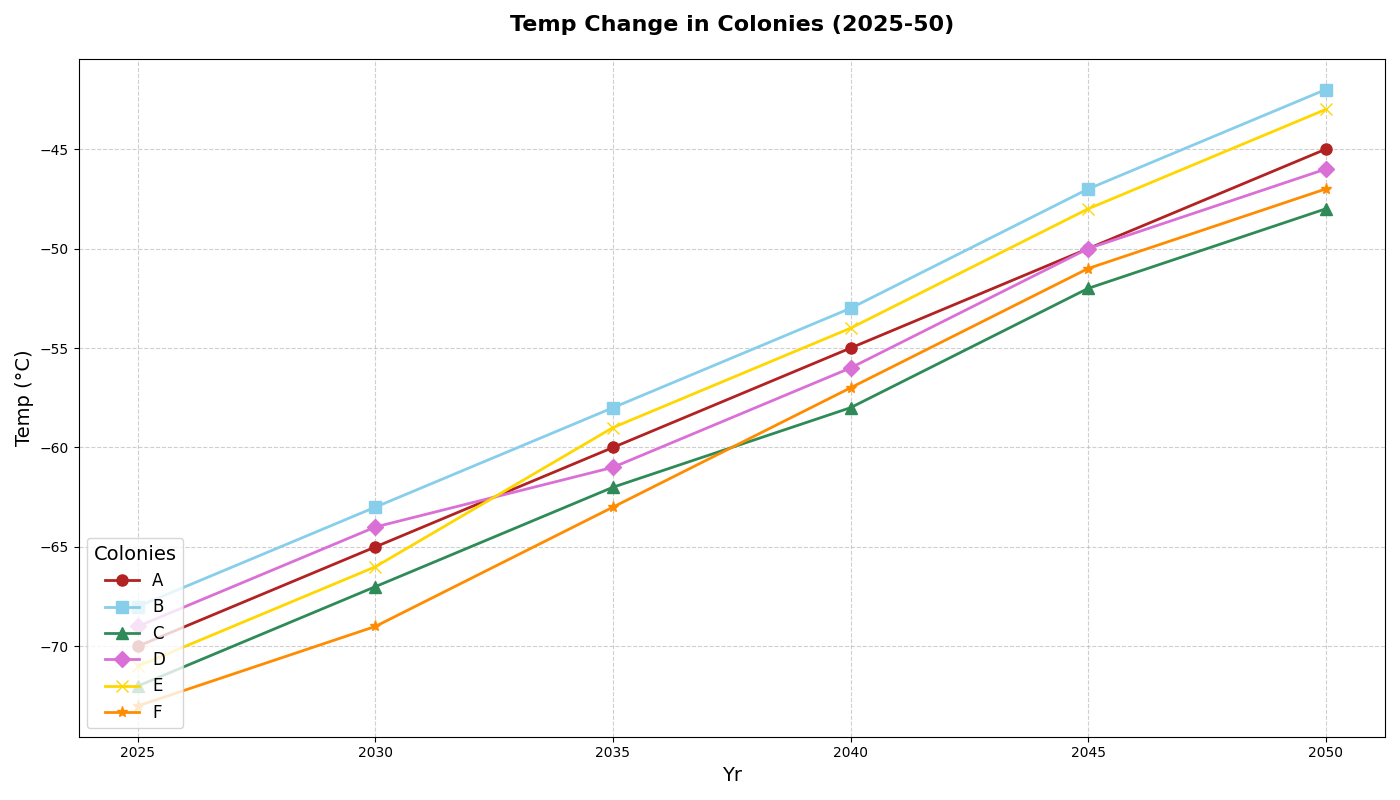

Source code (Python):
import matplotlib.pyplot as plt
import numpy as np

# Define years
years = np.array([2025, 2030, 2035, 2040, 2045, 2050])

# Temperatures for different Martian colonies (in degrees Celsius)
colony_A = np.array([-70, -65, -60, -55, -50, -45])
colony_B = np.array([-68, -63, -58, -53, -47, -42])
colony_C = np.array([-72, -67, -62, -58, -52, -48])
colony_D = np.array([-69, -64, -61, -56, -50, -46])
colony_E = np.array([-71, -66, -59, -54, -48, -43])
colony_F = np.array([-73, -69, -63, -57, -51, -47])

# Setting up the plot
fig, ax = plt.subplots(figsize=(14, 8))

# Plot for colonies
ax.plot(years, colony_A, label='A', color='firebrick', marker='o', linestyle='-', linewidth=2, markersize=8)
ax.plot(years, colony_B, label='B', color='skyblue', marker='s', linestyle='-', linewidth=2, markersize=8)
ax.plot(years, colony_C, label='C', color='seagreen', marker='^', linestyle='-', linewidth=2, markersize=8)
ax.plot(years, colony_D, label='D', color='orchid', marker='D', linestyle='-', linewidth=2, markersize=8)
ax.plot(years, colony_E, label='E', color='gold', marker='x', linestyle='-', linewidth=2, markersize=8)
ax.plot(years, colony_F, label='F', color='darkorange', marker='*', linestyle='-', linewidth=2, markersize=8)

# Title and labels
ax.set_title("Temp Change in Colonies (2025-50)", fontsize=16, fontweight='bold', pad=20)
ax.set_xlabel("Yr", fontsize=14)
ax.set_ylabel("Temp (°C)", fontsize=14)

# Adding legend
ax.legend(title="Colonies", fontsize=12, title_fontsize=14, loc='lower left')

# Adding grid
ax.grid(True, linestyle='--', alpha=0.6)

# Automatically adjust layout
plt.tight_layout()

# Show the plot
plt.show()
